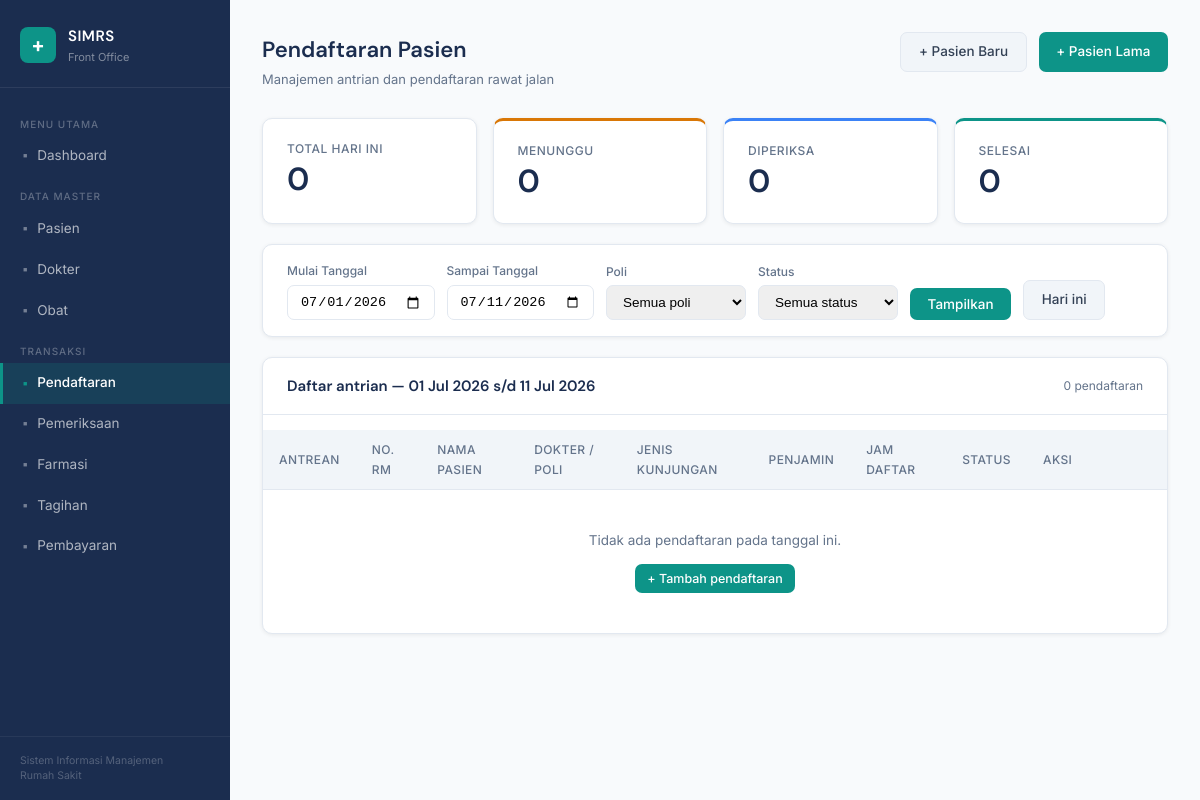
The page /pendaftaran/index.php on the database as committed earlier.
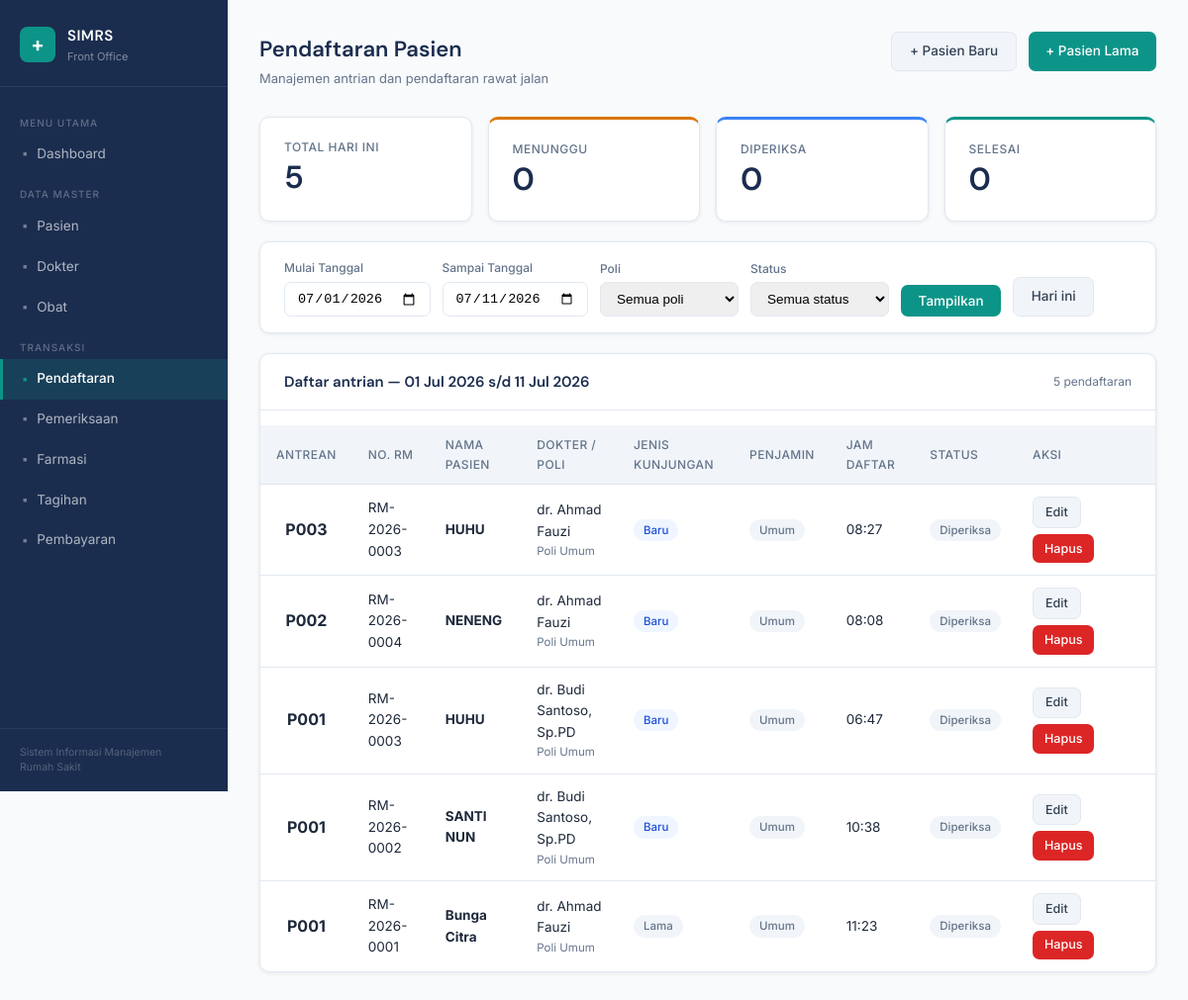
The same page on the database as committed later.
### tables this page shows
CREATE TABLE `pendaftaran` (
  `id_pendaftaran` int(11) NOT NULL,
  `id_pasien` int(11) NOT NULL,
  `id_dokter` int(11) NOT NULL,
  `tgl_daftar` datetime DEFAULT current_timestamp(),
  `poli` varchar(50) NOT NULL,
  `jenis_kunjungan` enum('Baru','Lama') NOT NULL DEFAULT 'Baru',
  `jenis_penjamin` enum('Umum','BPJS','Asuransi') NOT NULL DEFAULT 'Umum',
  `no_kartu_bpjs` varchar(20) DEFAULT NULL,
  `no_antrean` varchar(20) NOT NULL,
  `status_daftar` enum('MENUNGGU','DIPERIKSA','SELESAI') DEFAULT 'MENUNGGU',
  `created_at` timestamp NOT NULL DEFAULT current_timestamp(),
  `updated_at` timestamp NOT NULL DEFAULT current_timestamp() ON UPDATE current_timestamp()
);

CREATE TABLE `pasien` (
  `id_pasien` int(11) NOT NULL,
  `no_rm` varchar(20) NOT NULL,
  `nik` varchar(16) NOT NULL,
  `nama` varchar(100) NOT NULL,
  `tgl_lahir` date NOT NULL,
  `jenis_kelamin` enum('L','P') NOT NULL,
  `alamat` text DEFAULT NULL,
  `no_hp` varchar(15) DEFAULT NULL,
  `agama` varchar(20) NOT NULL,
  `pekerjaan` varchar(50) NOT NULL,
  `pendidikan` varchar(50) NOT NULL,
  `status_perkawinan` enum('Belum Menikah','Menikah','Cerai Hidup','Cerai Mati') NOT NULL,
  `nama_wali` varchar(100) DEFAULT NULL,
  `hubungan_wali` varchar(50) DEFAULT NULL,
  `no_hp_wali` varchar(15) DEFAULT NULL,
  `created_at` timestamp NOT NULL DEFAULT current_timestamp(),
  `updated_at` timestamp NOT NULL DEFAULT current_timestamp() ON UPDATE current_timestamp()
);

CREATE TABLE `dokter` (
  `id_dokter` int(11) NOT NULL,
  `nama_dokter` varchar(100) NOT NULL,
  `spesialis` varchar(50) NOT NULL,
  `poli` varchar(50) NOT NULL,
  `status_aktif` tinyint(1) NOT NULL DEFAULT 1,
  `no_izin_praktek` varchar(30) DEFAULT NULL,
  `tgl_exp_sip` date DEFAULT NULL,
  `jadwal_hari` varchar(50) DEFAULT NULL,
  `jadwal_jam` varchar(50) DEFAULT NULL,
  `created_at` timestamp NOT NULL DEFAULT current_timestamp(),
  `updated_at` timestamp NOT NULL DEFAULT current_timestamp() ON UPDATE current_timestamp()
);

### pendaftaran/index.php (the view, shortened to what the changed rows need)
<?php
require_once '../config/database.php';
$filterTglAwal = $_GET['tgl_awal'] ?? date('Y-m-01');
$filterTglAkhir = $_GET['tgl_akhir'] ?? date('Y-m-d');
$where = [];
$where[] = "DATE(p.tgl_daftar) BETWEEN '" .
    mysqli_real_escape_string($conn, $filterTglAwal) .
    "' AND '" .
    mysqli_real_escape_string($conn, $filterTglAkhir) .
    "'";
$whereClause = 'WHERE ' . implode(' AND ', $where);
$sql = "
    SELECT
        p.*,
        ps.nama AS nama_pasien,
        ps.no_rm,
        d.nama_dokter,
        d.spesialis
    FROM pendaftaran p
    JOIN pasien ps ON ps.id_pasien = p.id_pasien
    JOIN dokter d  ON d.id_dokter  = p.id_dokter
    $whereClause
    ORDER BY p.tgl_daftar DESC, p.no_antrean ASC
";
$result = mysqli_query($conn, $sql);
$tglAwal = mysqli_real_escape_string($conn, $filterTglAwal);
$tglAkhir = mysqli_real_escape_string($conn, $filterTglAkhir);
$statTotal = mysqli_fetch_row(mysqli_query(
    $conn,
    "SELECT COUNT(*) FROM pendaftaran
     WHERE DATE(tgl_daftar) BETWEEN '$tglAwal' AND '$tglAkhir'"
))[0] ?? 0;
include '../includes/header.php';
?>
<div class="main-content">
    <div class="page-header">
        <div>
            <h1>Pendaftaran Pasien</h1>
        </div>
    </div>
    <div class="stat-grid" style="margin-bottom:1.25rem">
        <div class="stat-card">
            <div class="stat-label">Total hari ini</div>
            <div class="stat-value"><?= $statTotal ?></div>
        </div>
    </div>
    <div class="card">
        <div class="card-header">
<h2>Daftar antrian — <?= date('d M Y', strtotime($filterTglAwal)) ?> s/d <?= date('d M Y', strtotime($filterTglAkhir)) ?></h2>            <span style="font-size:12px;color:var(--slate)"><?= mysqli_num_rows($result) ?> pendaftaran</span>
        </div>
        <div class="table-wrap">
            <table>
                <thead>
                    <tr>
                        <th style="width:80px">Antrean</th>
                        <th>No. RM</th>
                        <th>Nama Pasien</th>
                        <th>Dokter / Poli</th>
                        <th>Jenis Kunjungan</th>
                        <th>Penjamin</th>
                        <th>Jam Daftar</th>
                        <th>Status</th>
                        <th style="width:140px">Aksi</th>
                    </tr>
                </thead>
                <tbody>
                    <?php if (mysqli_num_rows($result) > 0):
                        while ($row = mysqli_fetch_assoc($result)): ?>
                            <tr>
                                <td style="text-align:center">
                                    <strong style="font-size:16px"><?= htmlspecialchars($row['no_antrean']) ?></strong>
                                </td>
                                <td><?= htmlspecialchars($row['no_rm']) ?></td>
                                <td><strong><?= htmlspecialchars($row['nama_pasien']) ?></strong></td>
                                <td>
                                    <?= htmlspecialchars($row['nama_dokter']) ?>
                                    <div style="font-size:11.5px;color:var(--slate)"><?= htmlspecialchars($row['poli']) ?></div>
                                </td>
                                <td>
                                    <?php $jk = $row['jenis_kunjungan'] ?? 'Baru'; ?>
                                    <span class="badge <?= $jk === 'Baru' ? 'badge-info' : 'badge-gray' ?>"><?= $jk ?></span>
                                </td>
                                <td>
                                    <?php
                                    $penjamin = $row['jenis_penjamin'] ?? 'Umum';
                                    $pc = match ($penjamin) { 'BPJS' => 'badge-info', 'Asuransi' => 'badge-warning', default => 'badge-gray'};
                                    echo '<span class="badge ' . $pc . '">' . htmlspecialchars($penjamin) . '</span>';
                                        ?>
                                </td>
                                <td><?= date('H:i', strtotime($row['tgl_daftar'])) ?></td>
                                <td>
                                    <?php
                                    $st = $row['status_daftar'];
                                    $sc = match ($st) {
                                        'MENUNGGU' => 'badge-warning',
                                        'DIPANGGIL' => 'badge-info',
                                        'SELESAI' => 'badge-success',
                                        'BATAL' => 'badge-danger',
                                        default => 'badge-gray'
                                    };
                                    ?>
                                    <span class="badge <?= $sc ?>"><?= ucfirst(strtolower($st)) ?></span>
                                </td>
                                <td>
                                    <div style="display:flex;gap:6px;flex-wrap:wrap">
                                        <a href="edit.php?id=<?= $row['id_pendaftaran'] ?>"
                                            class="btn btn-secondary btn-sm">Edit</a>
                                        <a href="hapus.php?id=<?= $row['id_pendaftaran'] ?>" class="btn btn-danger btn-sm"
                                            onclick="return confirm('Hapus pendaftaran ini?')">Hapus</a>
                                    </div>
                                </td>
                            </tr>
                        <?php endwhile; else: ?>
                        <tr>
                            <td colspan="9" style="text-align:center;padding:2.5rem;color:var(--slate)">
                                Tidak ada pendaftaran pada tanggal ini.<br>
                                <a href="daftar.php" class="btn btn-primary btn-sm" style="margin-top:0.75rem">+ Tambah
                                    pendaftaran</a>
                            </td>
                        </tr>
                    <?php endif; ?>
                </tbody>
            </table>
        </div>
    </div>
</div>
<?php include '../includes/footer.php'; ?>

Rows that differ between the two databases and show on the page:
added pendaftaran: no_antrean "P003", id_pasien.no_rm "RM-2026-0003", id_pasien.nama "HUHU", id_dokter.nama_dokter "dr. Ahmad Fauzi", poli "Poli Umum", jenis_kunjungan "Baru", jenis_penjamin "Umum", tgl_daftar "08:27", status_daftar "Diperiksa"
added pendaftaran: no_antrean "P002", id_pasien.no_rm "RM-2026-0004", id_pasien.nama "NENENG", id_dokter.nama_dokter "dr. Ahmad Fauzi", poli "Poli Umum", jenis_kunjungan "Baru", jenis_penjamin "Umum", tgl_daftar "08:08", status_daftar "Diperiksa"
added pendaftaran: no_antrean "P001", id_pasien.no_rm "RM-2026-0003", id_pasien.nama "HUHU", id_dokter.nama_dokter "dr. Budi Santoso, Sp.PD", poli "Poli Umum", jenis_kunjungan "Baru", jenis_penjamin "Umum", tgl_daftar "06:47", status_daftar "Diperiksa"
added pendaftaran: no_antrean "P001", id_pasien.no_rm "RM-2026-0002", id_pasien.nama "SANTI NUN", id_dokter.nama_dokter "dr. Budi Santoso, Sp.PD", poli "Poli Umum", jenis_kunjungan "Baru", jenis_penjamin "Umum", tgl_daftar "10:38", status_daftar "Diperiksa"
added pendaftaran: no_antrean "P001", id_pasien.no_rm "RM-2026-0001", id_pasien.nama "Bunga Citra", id_dokter.nama_dokter "dr. Ahmad Fauzi", poli "Poli Umum", jenis_kunjungan "Lama", jenis_penjamin "Umum", tgl_daftar "11:23", status_daftar "Diperiksa"
Other text that changed with them:
$statTotal: "0" → "5"
mysqli_num_rows($result): "0" → "5"
text no longer shown: "Tidak ada pendaftaran pada tanggal ini. + Tambah pendaftaran"
